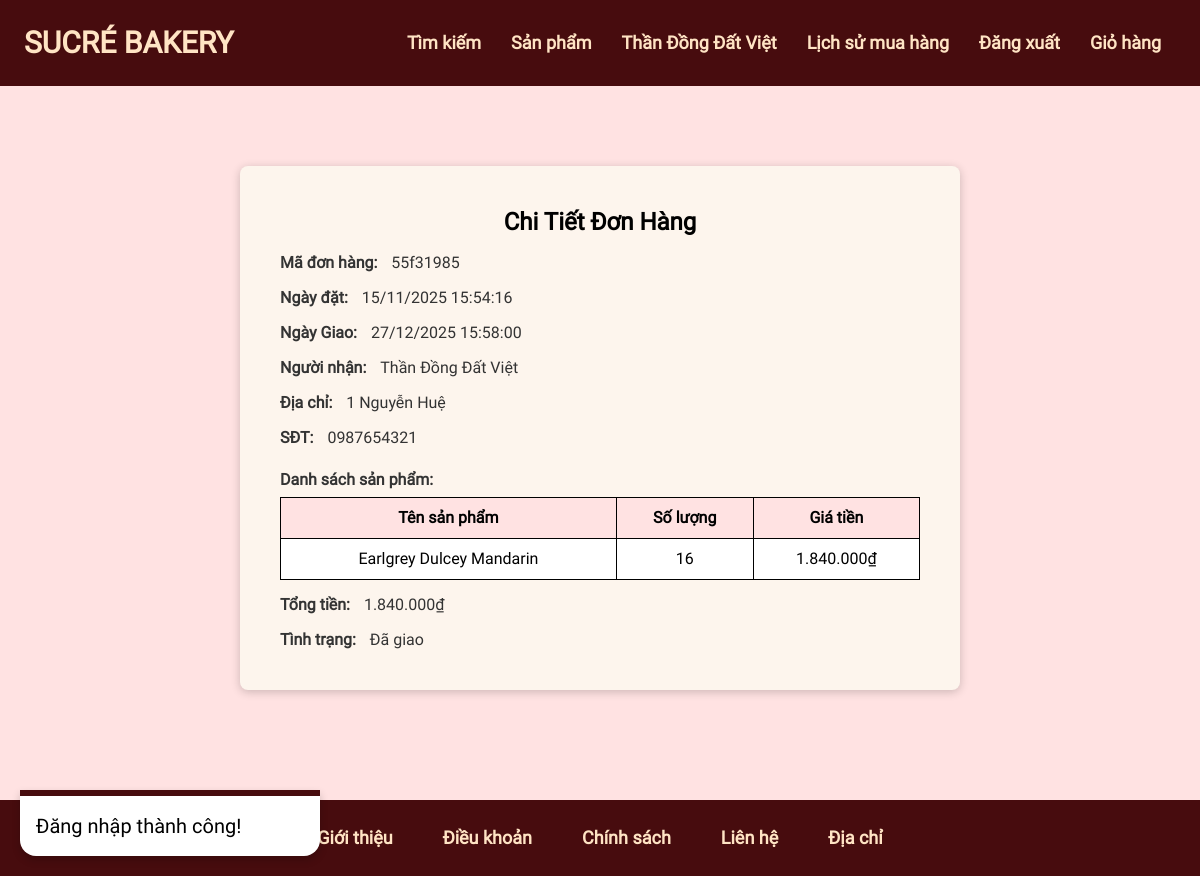
The page /?direct=particular&od_id=55f31985 (signed in) on the database its author committed.
### tables this page shows
CREATE TABLE `user` (
  `us_id` int(11) NOT NULL,
  `us_name` varchar(50) NOT NULL,
  `us_password` varchar(50) NOT NULL,
  `us_number_phone` varchar(10) NOT NULL,
  `us_address` varchar(100) NOT NULL
);

CREATE TABLE `order` (
  `od_id` varchar(8) NOT NULL,
  `od_created_on` datetime NOT NULL,
  `od_delivery_time` datetime NOT NULL,
  `od_person_receive` varchar(50) NOT NULL,
  `od_address` varchar(100) NOT NULL,
  `od_number_phone` varchar(10) NOT NULL,
  `od_price` int(11) NOT NULL,
  `us_id` int(11) NOT NULL,
  `os_id` int(11) NOT NULL,
  `ad_id` int(11) DEFAULT NULL
);

CREATE TABLE `product_order` (
  `pod_id` int(11) NOT NULL,
  `od_id` varchar(8) NOT NULL,
  `pod_name` varchar(50) NOT NULL,
  `pod_quantity` int(11) NOT NULL,
  `pod_price` int(11) NOT NULL,
  `pod_created_on` datetime NOT NULL
);

CREATE TABLE `order_status` (
  `os_id` int(11) NOT NULL,
  `os_name` varchar(50) NOT NULL
);

### api/core.php (called while the page is built, shortened)
<?php
require __DIR__ . "/./trait/account.php";
require __DIR__ . "/./trait/order.php";
class Api
{
    function __construct()
    {
        $hostname = "localhost";
        $username = "root";
        $password = "";
        $database = "db_sucre_web";
        $this->connection = new mysqli($hostname, $username, $password, $database);
    }
}
$api = new Api();

### api/trait/account.php (called while the page is built, shortened)
<?php
trait Account
{
    function get_user_info()
    {
        $us_info = $_SESSION["us_info"] ?? null;
        $us_number_phone = $us_info["us_number_phone"];
        $sql = "SELECT *
                FROM `user`
                WHERE `us_number_phone` = '$us_number_phone';";
        $result = $this->connection->query($sql)->fetch_assoc();
        return $_SESSION["us_info"];
    }
}

### api/trait/order.php (called while the page is built, shortened)
<?php
trait Order
{
    function get_order_info($od_id)
    {
        $sql = "SELECT *
                FROM `order` as od
                INNER JOIN `order_status` as os
                ON od.`os_id` = os.`os_id`
                INNER JOIN `user` as us
                ON od.`us_id` = us.`us_id`
                WHERE od.`od_id` = '$od_id';";
        $result = $this->connection->query($sql);
        return $result->fetch_assoc();
    }
    function get_order_products_info($od_id)
    {
        $sql = "SELECT *
                FROM `product_order`
                WHERE `od_id` = '$od_id'
                ORDER BY `pod_created_on` ASC;";
        $result = $this->connection->query($sql);
        return $result->fetch_all(MYSQLI_ASSOC);
    }
}

### src/user/page/pay/particular.php (the view, shortened to what this page needs)
<?php
global $api;
$od_id = $_GET["od_id"];
$order = $api->get_order_info($od_id);
?>
<div class="layout-container">
    <div class="particular-container">
        <h2 class="particular-title">Chi Tiết Đơn Hàng</h2>
        <p><strong>Mã đơn hàng: </strong> <?= $order["od_id"] ?></p>
        <p><strong>Ngày đặt: </strong><?= convert_datetime($order["od_created_on"]) ?></p>
        <p><strong>Ngày Giao: </strong><?= convert_datetime($order["od_delivery_time"]) ?></p>
        <p><strong>Người nhận: </strong><?= $order["od_person_receive"] ?></p>
        <p><strong>Địa chỉ: </strong><?= $order["od_address"] ?></p>
        <p><strong>SĐT: </strong><?= $order["od_number_phone"] ?></p>
        <h3>Danh sách sản phẩm:</h3>
        <table class="products-table">
            <thead>
                <tr>
                    <th>Tên sản phẩm</th>
                    <th>Số lượng</th>
                    <th>Giá tiền</th>
                </tr>
            </thead>
            <tbody>
                <?php
                $order_total = 0;
                $order_products = $api->get_order_products_info($order["od_id"]);
                foreach ($order_products as $product):
                    $combinedPrice = $product["pod_price"] * $product["pod_quantity"];
                    $order_total += $combinedPrice; ?>
                    <tr>
                        <td><?= $product["pod_name"] ?></td>
                        <td><?= $product["pod_quantity"] ?></td>
                        <td><?= convert_currency($combinedPrice) ?></td>
                    </tr>
                <?php endforeach; ?>
            </tbody>
        </table>
        <p><strong>Tổng tiền: </strong><?= convert_currency($order_total) ?></p>
        <p><strong>Tình trạng: </strong><?= $order["os_name"] ?></p>
    </div>
</div>

### src/user/page/header.php (shortened to what this page needs)
<?php
global $api;
$us_info = $api->get_user_info();
$link_class = $us_info ? "header-name" : "header-option";
$href = $us_info ? "?direct=modify" : "?direct=login";
$link_text = $us_info ? $us_info["us_name"] : "Đăng nhập";
?>
<header>
    <a class="header-logo" href="?direct=home">SUCRÉ BAKERY</a>
    <div class="header-navigation">
        <a class="header-option" href="?direct=search">Tìm kiếm</a>
        <a class="header-option" href="?direct=product">Sản phẩm</a>
        <a class="<?= $link_class ?>" href="<?= $href ?>">
            <?= $link_text ?>
        </a>
        <?php
        if ($us_info) { ?>
            <a class="header-option" href="?direct=history">Lịch sử mua hàng</a>
            <a class="header-option" href="?direct=logout">Đăng xuất</a>
            <a class="header-cart" href="?direct=cart">
                <p>Giỏ hàng</p>
            </a>
        <?php } ?>
    </div>
</header>

### src/util/convert_datetime.php
<?php
function convert_datetime($datetime)
{
    $date = new DateTime($datetime);
    $formattedDate = $date->format("d/m/Y H:i:s");
    echo $formattedDate;
}

### src/util/convert_currency.php
<?php
function convert_currency($price)
{
    $array = str_split(strrev($price));
    $formatted = [];
    $counter = 0;
    foreach ($array as $char) {
        if ($counter == 3) {
            $formatted[] = '.';
            $counter = 0;
        }
        $formatted[] = $char;
        $counter++;
    }
    echo strrev(implode('', $formatted)) . "₫";
}

### index.css (style rules this page uses)
body { background-color: var(--pink-color); }

### src/user/css/header.css (style rules this page uses)
header { position: fixed; background-color: var(--brown-color); width: 100%; display: flex; justify-content: space-between; align-items: center; padding: 24px; box-sizing: border-box; }
.header-logo { font-family: "Roboto"; font-size: 30px; line-height: 36px; color: bisque; font-weight: bold; text-decoration: none; }
.header-navigation { display: flex; }
.header-option { font-family: "Roboto"; font-size: 18px; line-height: 28px; color: bisque; font-weight: bold; border-radius: 9999px; padding: 5px 15px; transition: 0.6s; text-decoration: none; }
.header-cart { display: flex; gap: 5px; font-family: "Roboto"; font-size: 18px; line-height: 28px; color: bisque; font-weight: bold; border-radius: 9999px; padding: 5px 15px; transition: 0.6s; text-decoration: none; }
.header-name { max-width: 250px; font-family: "Roboto"; font-size: 18px; line-height: 28px; color: bisque; font-weight: bold; border-radius: 9999px; padding: 5px 15px; transition: 0.6s; text-decoration: none; overflow: hidden; text-overflow: ellipsis; white-space: nowrap; }

### src/user/css/pay/particular.css (style rules this page uses)
.layout-container { box-sizing: border-box; margin-left: auto; margin-right: auto; min-height: 100vh; padding-bottom: 80px; padding-top: calc(80px + 86px); width: 60%; }
.particular-container { background-color: var(--cream-color); border-radius: 8px; box-shadow: 0 2px 10px var(--shadow-color); margin-bottom: 20px; padding: 40px; }
.particular-title { font-family: "Roboto"; font-size: 24px; font-weight: bold; line-height: 32px; text-align: center; }
.particular-container h3 { color: #333; font-family: "Roboto"; font-size: 16px; font-weight: bold; line-height: 24px; margin-bottom: 5px; padding-top: 20px; }
.particular-container p { color: #333; font-family: "Roboto"; font-size: 16px; line-height: 20px; margin: 0; padding-top: 15px; }
.particular-container p strong { font-weight: bolder; padding-right: 10px; }
.products-table { background-color: white; border-collapse: collapse; width: 100%; }
.products-table th { align-content: center; background-color: var(--pink-color); border: 1px solid black; font-family: "Roboto"; font-size: 16px; font-weight: bold; line-height: 24px; padding: 8px; text-align: center; }
.products-table td { align-content: center; border: 1px solid black; font-family: "Roboto"; font-size: 16px; line-height: 24px; padding: 8px; text-align: center; }

### rows shown on the page
user: us_name "Thần Đồng Đất Việt"
order: od_id "55f31985", od_created_on "15/11/2025 15:54:16 27/12/2025 15:58:00", od_person_receive "Thần Đồng Đất Việt", od_address "1 Nguyễn Huệ", od_number_phone "0987654321", os.os_name "Đã giao"
product_order: pod_name "Earlgrey Dulcey Mandarin", pod_quantity "16"

### other values the page prints
$message "Đăng nhập thành công!"
strrev(implode('', $formatted)) "1.840.000"
